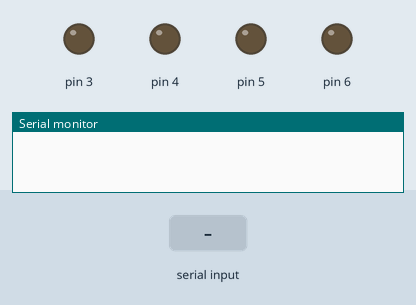
This sketch was run on a simulated Arduino Uno, built with avr-gcc and run on an emulated ATmega328P. Shown: output pins drawn as LEDs (lit = HIGH), the last lines printed to the serial monitor. Inputs (shaded band) come from the test bench.

Above: at 1.2 s.
1.3 s: "1\n" received over Serial
At 1.9 s:
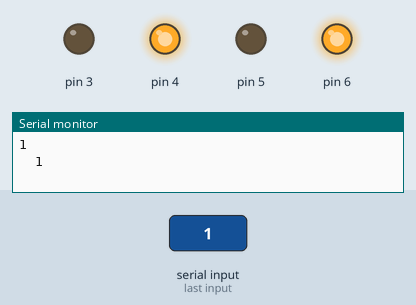
3.5 s: byte 50 ('2') received over Serial
At 4.1 s:
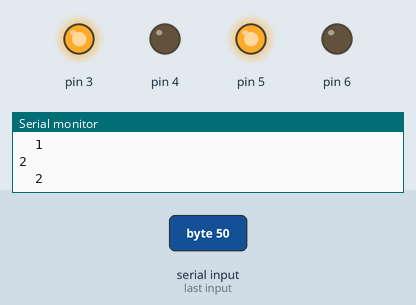
5.7 s: byte 51 ('3') received over Serial
At 5.77 s:
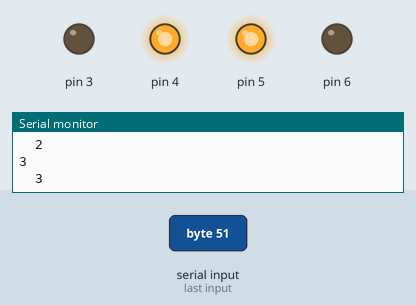
7.3 s: byte 52 ('4') received over Serial
At 7.37 s:
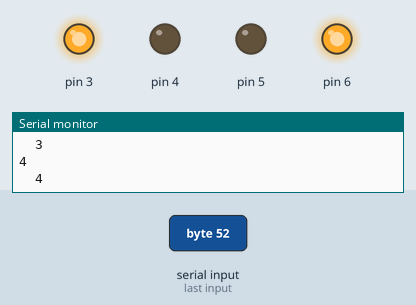
Timing chart, 0 to 9.9 s (numbered marks = the images above; inputs shaded):
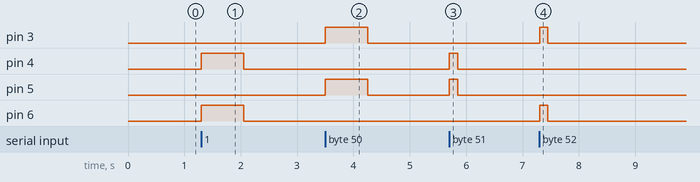

The sketch:

car-voice.ino
```cpp
char Incoming_value = 0;

void setup() {

  pinMode(3, OUTPUT);
  pinMode(4, OUTPUT);
  pinMode(5, OUTPUT);
  pinMode(6, OUTPUT);
  Serial.begin(9600);
}

void loop() {
 if(Serial.available() > 0)
 {
    Incoming_value = Serial.read();
    Serial.print(Incoming_value);
    Serial.print("\n");

    if(Incoming_value == '1')
    {
        Serial.println("  1  ");
        digitalWrite(3, LOW);
        digitalWrite(4, HIGH);
        digitalWrite(5, LOW);
        digitalWrite(6, HIGH);
        delay(750);
    }
    else if(Incoming_value == '2')
    {
        Serial.println("  2  ");
        digitalWrite(4, LOW);
        digitalWrite(3, HIGH);
        digitalWrite(6, LOW);
        digitalWrite(5, HIGH);
        delay(750);
    }

    else if(Incoming_value == '3')
    {
        Serial.println("  3  ");
        digitalWrite(3, LOW);
        digitalWrite(4, HIGH);
        digitalWrite(6, LOW);
        digitalWrite(5, HIGH);
        delay(150);
    }
   else if(Incoming_value == '4')
   {
        Serial.println("  4  ");
        digitalWrite(4, LOW);
        digitalWrite(3, HIGH);
        digitalWrite(5, LOW);
        digitalWrite(6, HIGH);
        delay(150);
    }
    else
    if(Incoming_value == '5')
    {
        Serial.println("  1  ");
        digitalWrite(3, LOW);
        digitalWrite(4, HIGH);
        digitalWrite(5, LOW);
        digitalWrite(6, HIGH);
        delay(1000);
    }
    else if(Incoming_value == '6')
    {
        Serial.println("  2  ");
        digitalWrite(4, LOW);
        digitalWrite(3, HIGH);
        digitalWrite(6, LOW);
        digitalWrite(5, HIGH);
        delay(1000);
    }

    else if(Incoming_value == '7')
    {
        Serial.println("  3  ");
        digitalWrite(3, LOW);
        digitalWrite(4, HIGH);
        digitalWrite(6, LOW);
        digitalWrite(5, HIGH);
        delay(300);
    }
   else if(Incoming_value == '8')
   {
        Serial.println("  4  ");
        digitalWrite(4, LOW);
        digitalWrite(3, HIGH);
        digitalWrite(5, LOW);
        digitalWrite(6, HIGH);
        delay(300);
    }
        digitalWrite(3, LOW);
        digitalWrite(4, LOW);
        digitalWrite(5, LOW);
        digitalWrite(6, LOW);
}
}
```

Measured:
- after the input at 1.3 s, pin 4, pin 6: LOW → HIGH at once, → LOW 0.75 s later
- after the input at 3.5 s, pin 3, pin 5: LOW → HIGH at once, → LOW 0.75 s later
- after the input at 5.7 s, pin 4, pin 5: LOW → HIGH at once, → LOW 0.15 s later
- after the input at 7.3 s, pin 3, pin 6: LOW → HIGH at once, → LOW 0.15 s later
